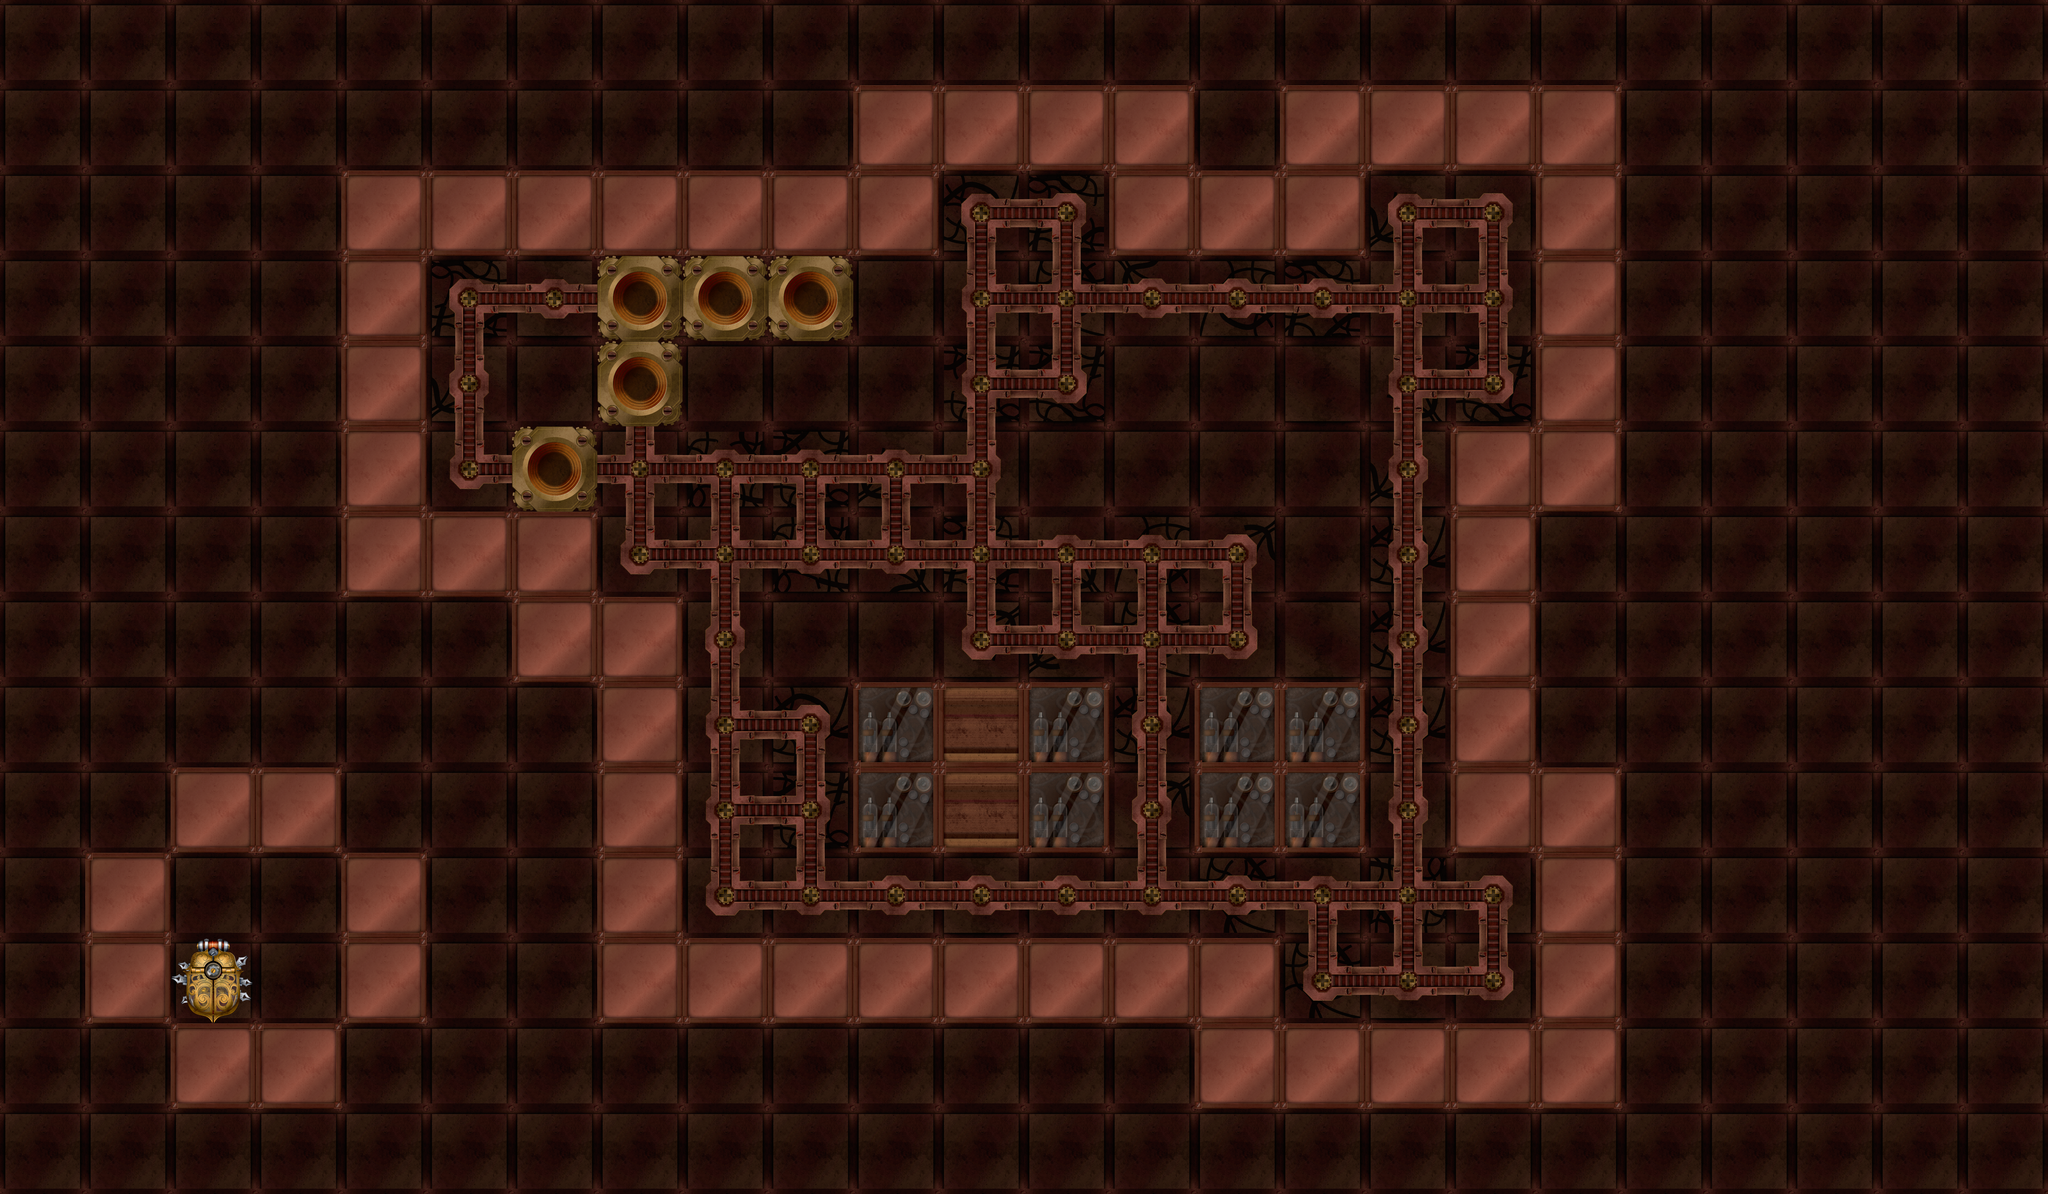

This is a level from a 2D game, rendered from its Tiled map with the project's own tilesets. A one-line summary and the map file follow, with tile-layer data summarised:
An orthogonal 24x14 tile map with 256x256 px tiles, 2 tile layers (Background, Room) and 10 objects (5x Block, 3x Light, Player).

<map version="1.0" orientation="orthogonal" width="24" height="14" tilewidth="256" tileheight="256">
 <tileset firstgid="1" name="Ladu" tilewidth="256" tileheight="256">
  <image source="tiles.png" width="1280" height="1024" />
  <tile id="9">
   <properties>
    <property name="Goal" value="1" />
   </properties>
  </tile>
  <tile id="10">
   <properties>
    <property name="Obstacle" value="1" />
   </properties>
  </tile>
  <tile id="11">
   <properties>
    <property name="Obstacle" value="1" />
   </properties>
  </tile>
  <tile id="12">
   <properties>
    <property name="Obstacle" value="1" />
   </properties>
  </tile>
  <tile id="19">
   <properties>
    <property name="Obstacle" value="1" />
   </properties>
  </tile>
 </tileset>
 <layer name="Background" width="24" height="14">
  <data>[336 cells, 336 non-empty, 4 distinct tile ids]</data>
 </layer>
 <layer name="Room" width="24" height="14">
  <data>[336 cells, 155 non-empty, 10 distinct tile ids]</data>
 </layer>
 <objectgroup name="Objects" width="24" height="14">
  <object type="Player" gid="16" x="2304" y="1792" />
  <object type="Block" gid="14" x="2304" y="1536" />
  <object type="Light" x="3790" y="2238" width="94" height="102">
   <properties>
    <property name="Color" value="0.98, 0.96, 0.36, 0.9" />
    <property name="Falloff" value="0.2, 0.8, 16" />
    <property name="Z" value="0.2" />
   </properties>
  </object>
  <object x="2698" y="1535" width="58" />
  <object type="Light" x="3596" y="1223" width="94" height="102">
   <properties>
    <property name="Color" value="0.35, 0.23, 0.97, 0.9" />
    <property name="Falloff" value="0.2, 0.8, 16" />
    <property name="Z" value="0.2" />
   </properties>
  </object>
  <object type="Block" gid="14" x="2304" y="2560" />
  <object type="Block" gid="14" x="3328" y="2304" />
  <object type="Block" gid="14" x="3600" y="2780" />
  <object type="Block" gid="14" x="4096" y="1024" />
  <object type="Light" x="2097" y="1077" width="94" height="102">
   <properties>
    <property name="Color" value="0.98, 0.96, 0.36, 0.9" />
    <property name="Falloff" value="0.2, 0.8, 16" />
    <property name="Z" value="0.2" />
   </properties>
  </object>
 </objectgroup>
</map>
